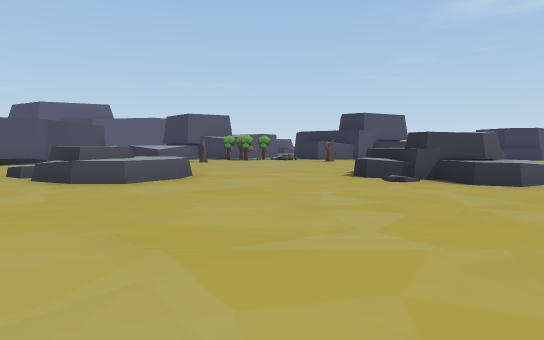
View 1 (above)

24 first-person views from a walk through a Unity game level. The camera is 1.2 m above the floor, tilts 4° down and sees 75° across. The floor is counted in squares, 2 m on a side. Each view is taken from the middle of a square. On the plan, view 1 faces up. The plan holds only what a view shows up to about 10 squares ahead; the rest is blank. The place goes on beyond the plan. The player is left out.

View 2
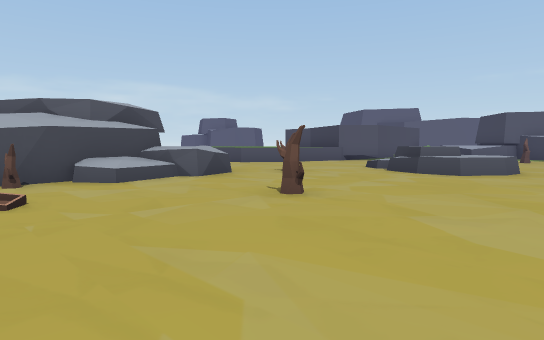

View 3
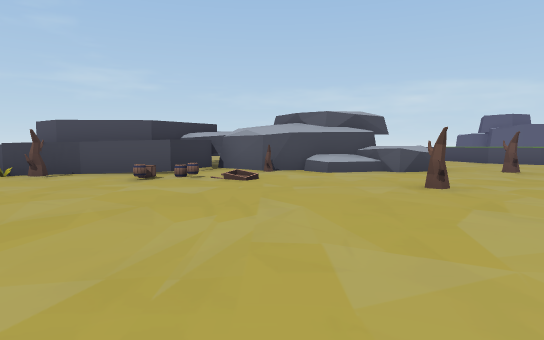

View 4
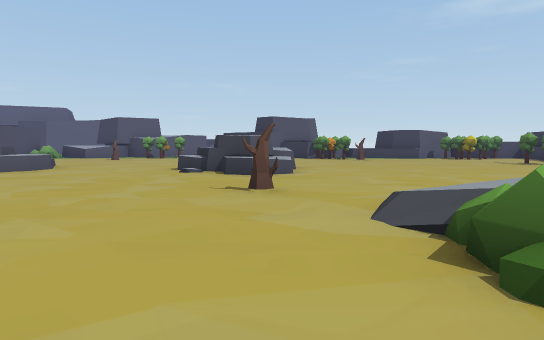

View 5
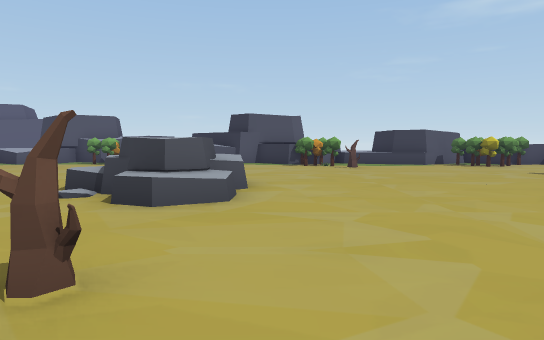

View 6
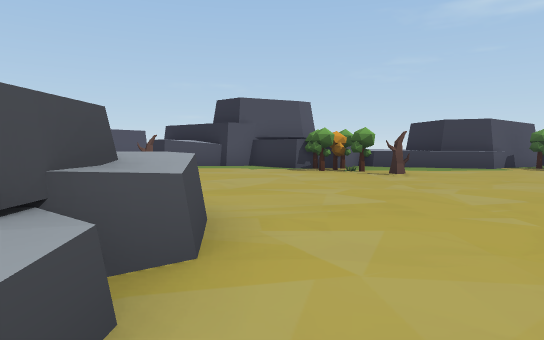

View 7
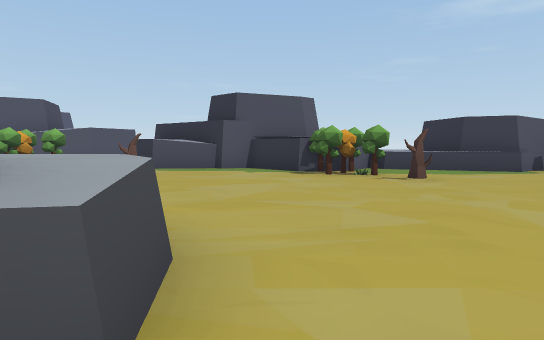

View 8
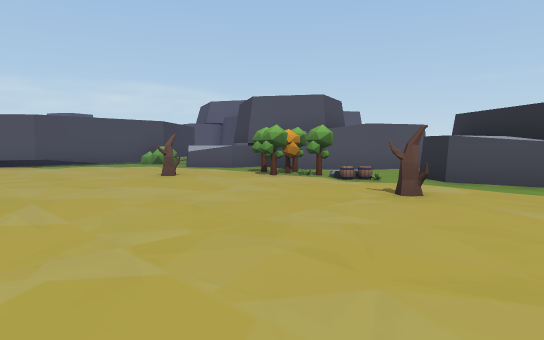

View 9
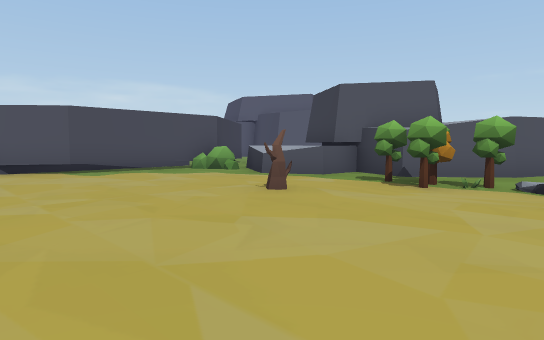

View 10
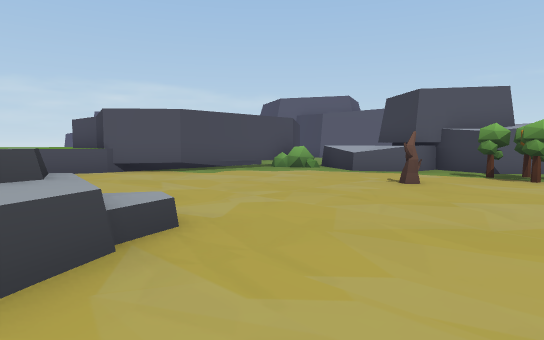

View 11
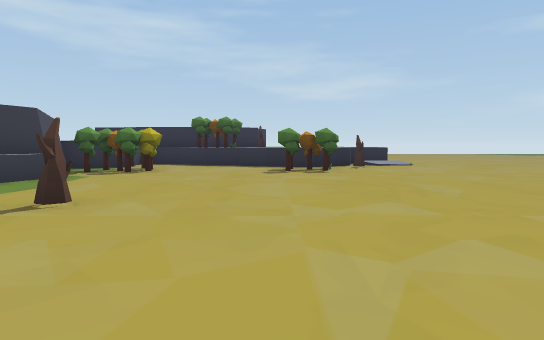

View 12
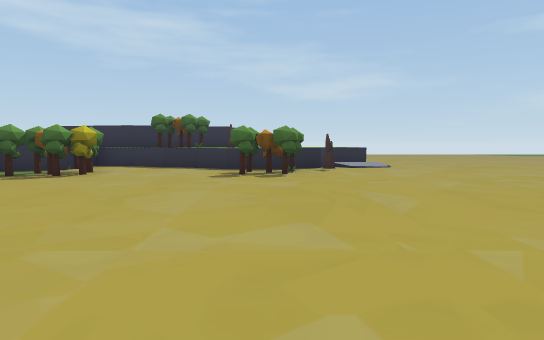

View 13
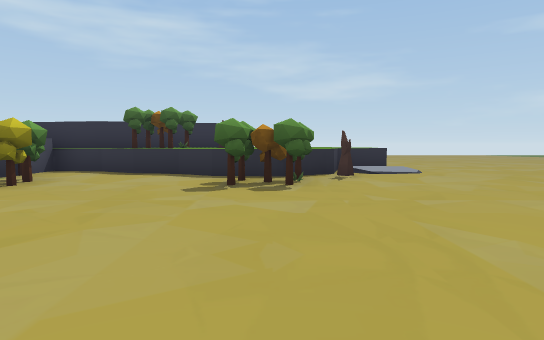

View 14
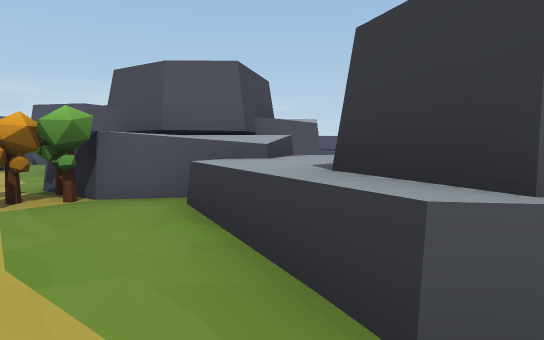

View 15
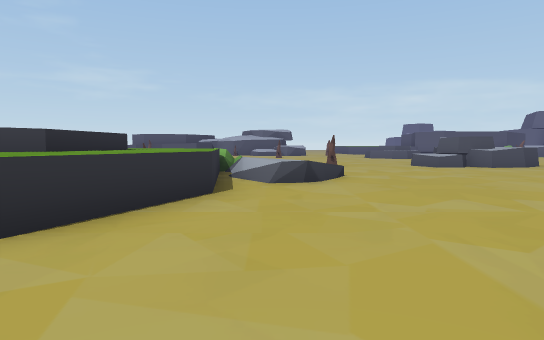

View 16
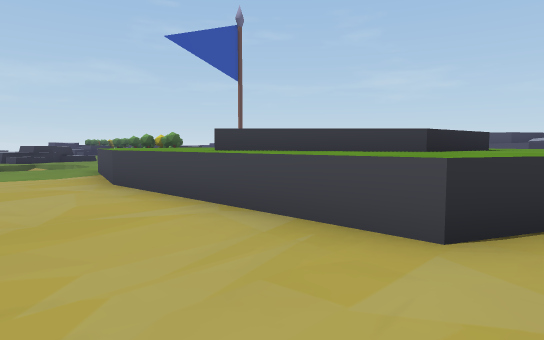

View 17
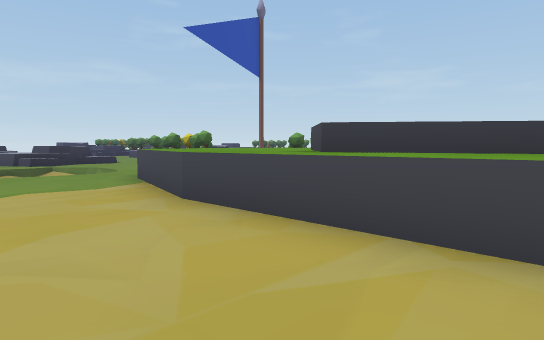

View 18
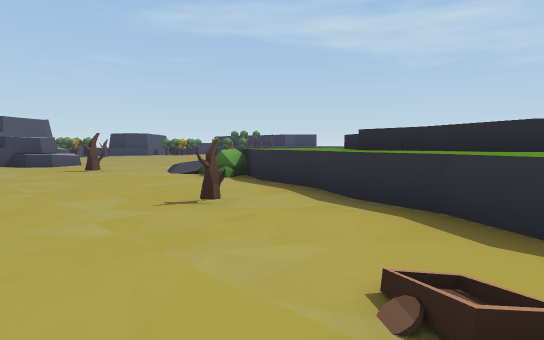

View 19
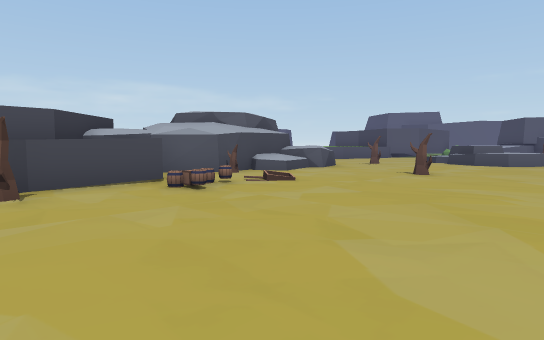

View 20
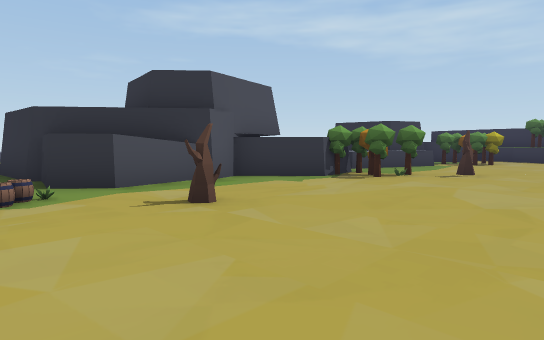

View 21
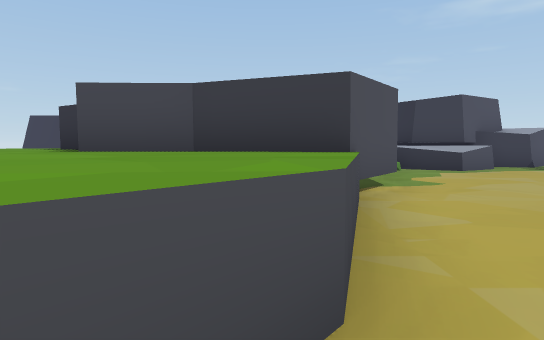

View 22
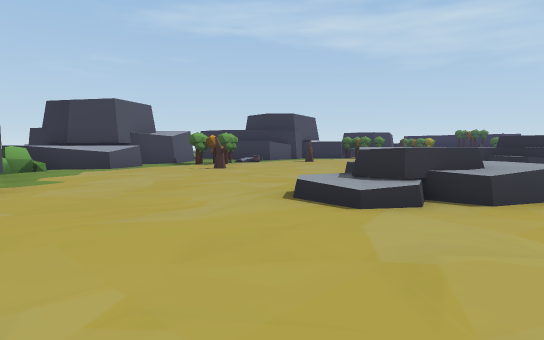

View 23
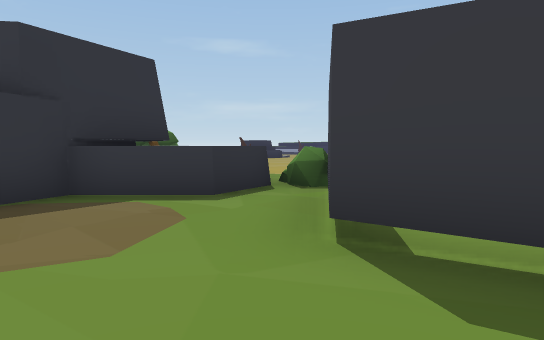

View 24
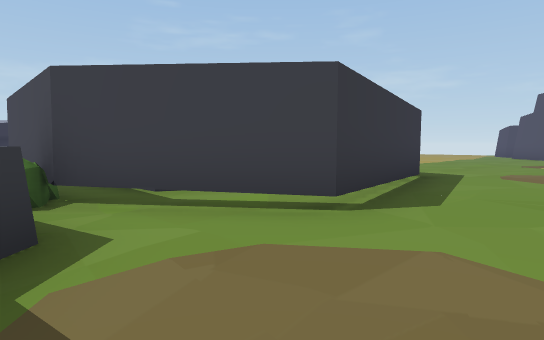

### Floor plan
Key: @ floor where view 1 was taken; # wall or solid block; . main floor; : floor 0.75 m higher than the main floor; / step, stairs or slope; = window, fence, low wall or low ledge; ^ raised ledge; O other object.
Columns run from 17 left of view 1 to 14 right of it. Each row starts with its distance up from view 1.
 19        .....       #    ^
 18  ...........#   ##.#   #^
 17 ........#..^## ##.##   #^^
 16 .....#####.^^###..#^####^^^#
 15  ..      #OO^^=.OO.^#.^^^^^###^^
 14          ##....OO......OO...#OOO
 13    ^#    ##....O...O...OO....OO.
 12     ^^   ##..............O......
 11     ^^ ^ #.....................=
 10      ^^^^#.....................^
  9       ^^^....................OO^
  8       ^^^.../==.....^^.........O
  7        ^^.../=#=...^^#..........
  6         .....=:=...=#^..........
  5          ............^..........
  4          ..O....................
  3           ^..........O..........
  2           ^^...........//O......
  1           ^^..O......./  /......
  0           #^.....@....OO^^^^....
 -1           #O...........^^^^^^...
 -2          ##...........^^^^^^^...
 -3          #^^........O.^^   ^^...
 -4          # ^..........^^   ^^...
 -5          # ^O.........^^   ^^^..
 -6          #  ^........^    ^^^...

Where each view was taken, in squares from view 1:
view 1: 0 up, 0 right, facing up
view 2: 2 down, 0 right, facing up-left
view 3: 1 down, 2 right, facing left
view 4: 2 down, 4 right, facing up
view 5: 1 up, 5 right, facing up
view 6: 5 up, 5 right, facing up
view 7: 6 up, 5 right, facing up
view 8: 9 up, 4 right, facing up-left
view 9: 9 up, 1 right, facing up-left
view 10: 7 up, 0 right, facing up-left
view 11: 10 up, 4 right, facing right
view 12: 9 up, 5 right, facing right
view 13: 9 up, 7 right, facing right
view 14: 13 up, 11 right, facing up-left
view 15: 1 up, 14 right, facing left
view 16: 0 up, 14 right, facing down-left
view 17: 2 down, 14 right, facing down-left
view 18: 6 down, 1 right, facing up-right
view 19: 6 down, 0 right, facing up-left
view 20: 10 up, 0 right, facing up-right
view 21: 6 up, 9 left, facing up
view 22: 5 up, 8 left, facing up-right
view 23: 19 up, 10 left, facing down-right
view 24: 19 up, 6 left, facing down-left
